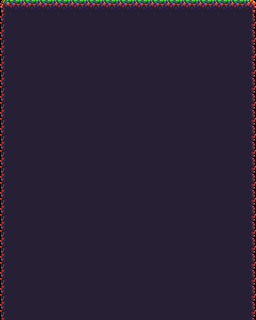

Rendered tile map (Tiled .tmx) drawn with the repository's tilesets; below, a short description and the full map source, tile grids included:
An orthogonal 16x20 tile map with 16x16 px tiles, 1 tile layer (Tile Layer 1) and 5 objects.

<map version="1.0" orientation="orthogonal" renderorder="right-down" width="16" height="20" tilewidth="16" tileheight="16" nextobjectid="1">
 <tileset firstgid="1" name="sheet" tilewidth="16" tileheight="16" tilecount="136" columns="17">
  <image source="../Sprites/characters/sheet.png" width="272" height="128" />
  <tile id="8">
   <objectgroup draworder="index">
    <object id="1" x="0" y="-0.181818" width="16" height="16.1818" />
   </objectgroup>
  </tile>
  <tile id="12">
   <objectgroup draworder="index">
    <object id="1" x="-0.0909091" y="0" width="16.0909" height="16.0909" />
   </objectgroup>
  </tile>
  <tile id="27">
   <objectgroup draworder="index">
    <object id="1" x="0" y="-0.0909091" width="16.0909" height="16.0909" />
   </objectgroup>
  </tile>
  <tile id="28">
   <objectgroup draworder="index">
    <object id="1" x="-0.181818" y="-0.272727" width="16.2727" height="16.1818" />
   </objectgroup>
  </tile>
  <tile id="29">
   <objectgroup draworder="index">
    <object id="4" x="0" y="-0.0909091" width="16.0909" height="16.1818" />
   </objectgroup>
  </tile>
 </tileset>
 <layer name="Tile Layer 1" width="16" height="20">
  <data encoding="csv">
26,9,9,9,9,9,9,9,9,9,9,9,9,9,9,27,
28,29,29,29,29,29,29,29,29,29,29,29,29,29,29,30,
28,29,29,29,29,29,29,29,29,29,29,29,29,29,29,30,
28,29,29,29,29,29,29,29,29,29,29,29,29,29,29,30,
28,29,29,29,29,29,29,29,29,29,29,29,29,29,29,30,
28,29,29,29,29,29,29,29,29,29,29,29,29,29,29,30,
28,29,29,29,29,29,29,29,29,29,29,29,29,29,29,30,
28,29,29,29,29,29,29,29,29,29,29,29,29,29,29,30,
28,29,29,29,29,29,29,29,29,29,29,29,29,29,29,30,
28,29,29,29,29,29,29,29,29,29,29,29,29,29,29,30,
28,29,29,29,29,29,29,29,29,29,29,29,29,29,29,30,
28,29,29,29,29,29,29,29,29,29,29,29,29,29,29,30,
28,29,29,29,29,29,29,29,29,29,29,29,29,29,29,30,
28,29,29,29,29,29,29,29,29,29,29,29,29,29,29,30,
28,29,29,29,29,29,29,29,29,29,29,29,29,29,29,30,
28,29,29,29,29,29,29,29,29,29,29,29,29,29,29,30,
28,29,29,29,29,29,29,29,29,29,29,29,29,29,29,30,
28,29,29,29,29,29,29,29,29,29,29,29,29,29,29,30,
28,29,29,29,29,29,29,29,29,29,29,29,29,29,29,30,
28,29,29,29,29,29,29,29,29,29,29,29,29,29,29,30
</data>
 </layer>
</map>
